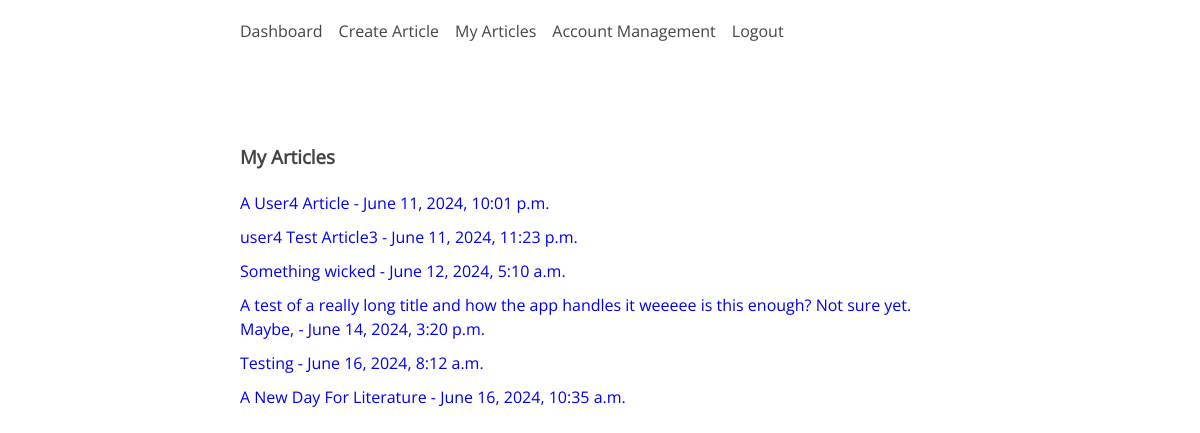
The page /user/user-articles/ (signed in) on the database as committed earlier.
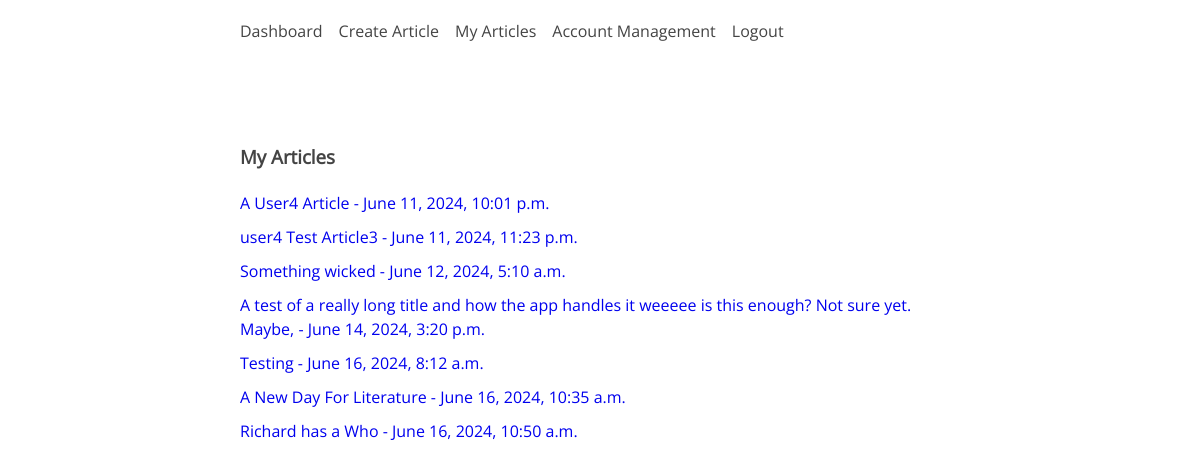
The same page on the database as committed later.
### user/models.py (models this page shows, shortened)
class Article(models.Model):
    title = models.CharField(max_length=100)
    content = MarkdownxField()
    created_at = models.DateTimeField(auto_now_add=True)
    updated_at = models.DateTimeField(auto_now=True)
    user = models.ForeignKey(CustomUser, max_length=10, on_delete=models.CASCADE, null=True)

### user/views.py (the view)
# urls.py: path('user-articles/', views.user_articles, name='user-articles'),
@login_required(login_url='user-login')
def user_articles(request):
    articles = Article.objects.filter(user=request.user)
    context = {'AllArticles': articles}
    return render(request, 'user/user-articles.html', context)

### user/templates/user/user-articles.html (shortened to what this page needs)
{% extends 'user/navbar.html' %}
{% block content %}
<h3>My Articles</h3>
{% for article in AllArticles %}
<div class="user-articles">
        <a href="{% url 'article-detail' article.id %}">{{ article.title }} - {{ article.created_at }}</a>
    </div>
{% endfor %}
{% endblock %}

Rows that differ between the two databases and show on the page:
added Article: title "Richard has a Who", created_at "June 16, 2024, 10:50 a.m."
